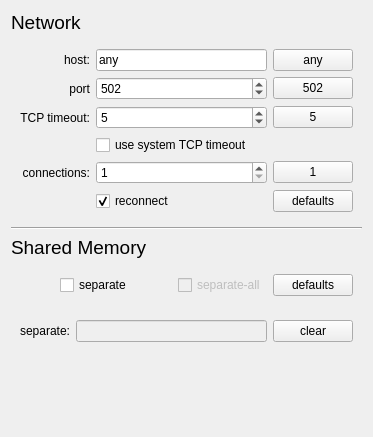
              <widget class="QWidget" name="mbtcp_settings_content">
               <property name="geometry">
                <rect>
                 <x>0</x>
                 <y>0</y>
                 <width>373</width>
                 <height>437</height>
                </rect>
               </property>
               <layout class="QGridLayout" name="gridLayout_4">
                <item row="3" column="0">
                 <widget class="QLabel" name="label_9">
                  <property name="font">
                   <font>
                    <pointsize>14</pointsize>
                   </font>
                  </property>
                  <property name="text">
                   <string>Shared Memory</string>
                  </property>
                 </widget>
                </item>
                <item row="1" column="0">
                 <widget class="QWidget" name="widget" native="true">
                  <layout class="QGridLayout" name="gridLayout_5">
                   <item row="2" column="1">
                    <widget class="QSpinBox" name="mbtcp_port">
                     <property name="toolTip">
                      <string>TCP port to listen for connections</string>
                     </property>
                     <property name="statusTip">
                      <string>TCP port to listen for connections</string>
                     </property>
                     <property name="maximum">
                      <number>65535</number>
                     </property>
                     <property name="value">
                      <number>502</number>
                     </property>
                    </widget>
                   </item>
                   <item row="1" column="0">
                    <widget class="QLabel" name="label_2">
                     <property name="text">
                      <string>host:</string>
                     </property>
                     <property name="alignment">
                      <set>Qt::AlignRight|Qt::AlignTrailing|Qt::AlignVCenter</set>
                     </property>
                    </widget>
                   </item>
                   <item row="1" column="2">
                    <widget class="QPushButton" name="mbtcp_host_default">
                     <property name="statusTip">
                      <string>set default host (any): no restrictions</string>
                     </property>
                     <property name="text">
                      <string>any</string>
                     </property>
                    </widget>
                   </item>
                   <item row="6" column="2">
                    <widget class="QPushButton" name="mbtcp_nw_flags_default">
                     <property name="toolTip">
                      <string>set default modbus client flags (reconnect: true)</string>
                     </property>
                     <property name="statusTip">
                      <string>set default modbus client flags (reconnect: true)</string>
                     </property>
                     <property name="text">
                      <string>defaults</string>
                     </property>
                    </widget>
                   </item>
                   <item row="3" column="0">
                    <widget class="QLabel" name="label_11">
                     <property name="text">
                      <string>TCP timeout:</string>
                     </property>
                     <property name="alignment">
                      <set>Qt::AlignRight|Qt::AlignTrailing|Qt::AlignVCenter</set>
                     </property>
                    </widget>
                   </item>
                   <item row="5" column="0">
                    <widget class="QLabel" name="label_38">
                     <property name="text">
                      <string>connections:</string>
                     </property>
                     <property name="alignment">
                      <set>Qt::AlignRight|Qt::AlignTrailing|Qt::AlignVCenter</set>
                     </property>
                    </widget>
                   </item>
                   <item row="3" column="2">
                    <widget class="QPushButton" name="mbtcp_tcp_timeout_default">
                     <property name="toolTip">
                      <string>set default TCP timeout (5s)</string>
                     </property>
                     <property name="statusTip">
                      <string>set default TCP timeout (5s)</string>
                     </property>
                     <property name="text">
                      <string>5</string>
                     </property>
                    </widget>
                   </item>
                   <item row="3" column="1">
                    <widget class="QSpinBox" name="mbtcp_tcp_timeout">
                     <property name="toolTip">
                      <string>TCP timeout</string>
                     </property>
                     <property name="statusTip">
                      <string>TCP timeout (aplies to established connections)</string>
                     </property>
                     <property name="minimum">
                      <number>1</number>
                     </property>
                     <property name="maximum">
                      <number>86400</number>
                     </property>
                     <property name="value">
                      <number>5</number>
                     </property>
                    </widget>
                   </item>
                   <item row="1" column="1">
                    <widget class="QLineEdit" name="mbtcp_host">
                     <property name="cursor">
                      <cursorShape>IBeamCursor</cursorShape>
                     </property>
                     <property name="toolTip">
                      <string>host that is allowed to connect</string>
                     </property>
                     <property name="statusTip">
                      <string>host that is allowed to connect</string>
                     </property>
                     <property name="text">
                      <string>any</string>
                     </property>
                    </widget>
                   </item>
                   <item row="2" column="0">
                    <widget class="QLabel" name="label_3">
                     <property name="text">
                      <string>port</string>
                     </property>
                     <property name="alignment">
                      <set>Qt::AlignRight|Qt::AlignTrailing|Qt::AlignVCenter</set>
                     </property>
                    </widget>
                   </item>
                   <item row="2" column="2">
                    <widget class="QPushButton" name="mbtcp_port_default">
                     <property name="statusTip">
                      <string>set default modbus port (502)</string>
                     </property>
                     <property name="text">
                      <string>502</string>
                     </property>
                    </widget>
                   </item>
                   <item row="5" column="2">
                    <widget class="QPushButton" name="mbtcp_connections_default">
                     <property name="toolTip">
                      <string>set default number of allowed simultaneous connections (1)</string>
                     </property>
                     <property name="statusTip">
                      <string>set default number of allowed simultaneous connections (1)</string>
                     </property>
                     <property name="text">
                      <string>1</string>
                     </property>
                    </widget>
                   </item>
                   <item row="5" column="1">
                    <widget class="QSpinBox" name="mbtcp_connections">
                     <property name="toolTip">
                      <string>number of allowed simultaneous connections</string>
                     </property>
                     <property name="statusTip">
                      <string>number of allowed simultaneous connections</string>
                     </property>
                     <property name="minimum">
                      <number>1</number>
                     </property>
                     <property name="maximum">
                      <number>65536</number>
                     </property>
                    </widget>
                   </item>
                   <item row="6" column="1">
                    <widget class="QCheckBox" name="mbtcp_reconnect">
                     <property name="toolTip">
                      <string>If unchecked, the modbus client is terminated once all connections are terminated.</string>
                     </property>
                     <property name="statusTip">
                      <string>If unchecked, the modbus client is terminated once all connections are terminated.</string>
                     </property>
                     <property name="text">
                      <string>reconnect</string>
                     </property>
                     <property name="checked">
                      <bool>true</bool>
                     </property>
                    </widget>
                   </item>
                   <item row="4" column="1">
                    <widget class="QCheckBox" name="mbtcp_sytstem_tcp_timeout">
                     <property name="toolTip">
                      <string>Use TCP system timeout (TCP timeout is not explicitly set)</string>
                     </property>
                     <property name="statusTip">
                      <string>Use TCP system timeout (TCP timeout is not explicitly set)</string>
                     </property>
                     <property name="text">
                      <string>use system TCP timeout</string>
                     </property>
                    </widget>
                   </item>
                  </layout>
                 </widget>
                </item>
                <item row="8" column="0">
                 <spacer name="verticalSpacer">
                  <property name="orientation">
                   <enum>Qt::Vertical</enum>
                  </property>
                  <property name="sizeHint" stdset="0">
                   <size>
                    <width>20</width>
                    <height>40</height>
                   </size>
                  </property>
                 </spacer>
                </item>
                <item row="6" column="0">
                 <widget class="QWidget" name="widget_4" native="true">
                  <layout class="QGridLayout" name="gridLayout_8">
                   <item row="0" column="1">
                    <widget class="QLineEdit" name="mbtcp_separate_list">
                     <property name="enabled">
                      <bool>false</bool>
                     </property>
                     <property name="toolTip">
                      <string>comma separated list of client ids for wich a separate shared memory is used.</string>
                     </property>
                     <property name="statusTip">
                      <string>comma separated list of client ids for wich a separate shared memory is used.</string>
                     </property>
                    </widget>
                   </item>
                   <item row="0" column="0">
                    <widget class="QLabel" name="label_12">
                     <property name="text">
                      <string>separate:</string>
                     </property>
                     <property name="alignment">
                      <set>Qt::AlignRight|Qt::AlignTrailing|Qt::AlignVCenter</set>
                     </property>
                    </widget>
                   </item>
                   <item row="0" column="2">
                    <widget class="QPushButton" name="mbtcp_separate_list_clear">
                     <property name="toolTip">
                      <string>clear list</string>
                     </property>
                     <property name="statusTip">
                      <string>clear list</string>
                     </property>
                     <property name="text">
                      <string>clear</string>
                     </property>
                    </widget>
                   </item>
                  </layout>
                 </widget>
                </item>
                <item row="0" column="0">
                 <widget class="QLabel" name="label">
                  <property name="font">
                   <font>
                    <pointsize>14</pointsize>
                    <underline>false</underline>
                   </font>
                  </property>
                  <property name="text">
                   <string>Network</string>
                  </property>
                  <property name="alignment">
                   <set>Qt::AlignLeading|Qt::AlignLeft|Qt::AlignVCenter</set>
                  </property>
                 </widget>
                </item>
                <item row="2" column="0">
                 <widget class="Line" name="line">
                  <property name="orientation">
                   <enum>Qt::Horizontal</enum>
                  </property>
                 </widget>
                </item>
                <item row="4" column="0">
                 <widget class="QWidget" name="widget_3" native="true">
                  <layout class="QGridLayout" name="gridLayout_7">
                   <item row="0" column="3">
                    <spacer name="horizontalSpacer_3">
                     <property name="orientation">
                      <enum>Qt::Horizontal</enum>
                     </property>
                     <property name="sizeHint" stdset="0">
                      <size>
                       <width>40</width>
                       <height>20</height>
                      </size>
                     </property>
                    </spacer>
                   </item>
                   <item row="0" column="2">
                    <widget class="QCheckBox" name="mbtcp_separate">
                     <property name="toolTip">
                      <string>Use a separate shared memory for requests with specific client ids.</string>
                     </property>
                     <property name="statusTip">
                      <string>Use a separate shared memory for requests with specific client ids.</string>
                     </property>
                     <property name="text">
                      <string>separate</string>
                     </property>
                    </widget>
                   </item>
                   <item row="0" column="1">
                    <spacer name="horizontalSpacer_2">
                     <property name="orientation">
                      <enum>Qt::Horizontal</enum>
                     </property>
                     <property name="sizeHint" stdset="0">
                      <size>
                       <width>40</width>
                       <height>20</height>
                      </size>
                     </property>
                    </spacer>
                   </item>
                   <item row="0" column="5">
                    <widget class="QPushButton" name="mbtcp_shm_defaults">
                     <property name="toolTip">
                      <string>set default shared memory flags (force: false, separate: false)</string>
                     </property>
                     <property name="statusTip">
                      <string>set default shared memory flags (force: false, separate: false)</string>
                     </property>
                     <property name="text">
                      <string>defaults</string>
                     </property>
                    </widget>
                   </item>
                   <item row="0" column="4">
                    <widget class="QCheckBox" name="mbtcp_separate_all">
                     <property name="enabled">
                      <bool>false</bool>
                     </property>
                     <property name="sizePolicy">
                      <sizepolicy hsizetype="Minimum" vsizetype="Fixed">
                       <horstretch>1</horstretch>
                       <verstretch>0</verstretch>
                      </sizepolicy>
                     </property>
                     <property name="toolTip">
                      <string>Use a separate shared memory for each client id .</string>
                     </property>
                     <property name="statusTip">
                      <string>Use a separate shared memory for each client id .</string>
                     </property>
                     <property name="text">
                      <string>separate-all</string>
                     </property>
                    </widget>
                   </item>
                  </layout>
                 </widget>
                </item>
                <item row="7" column="0">
                 <spacer name="verticalSpacer_5">
                  <property name="orientation">
                   <enum>Qt::Vertical</enum>
                  </property>
                  <property name="sizeHint" stdset="0">
                   <size>
                    <width>20</width>
                    <height>40</height>
                   </size>
                  </property>
                 </spacer>
                </item>
               </layout>
              </widget>
